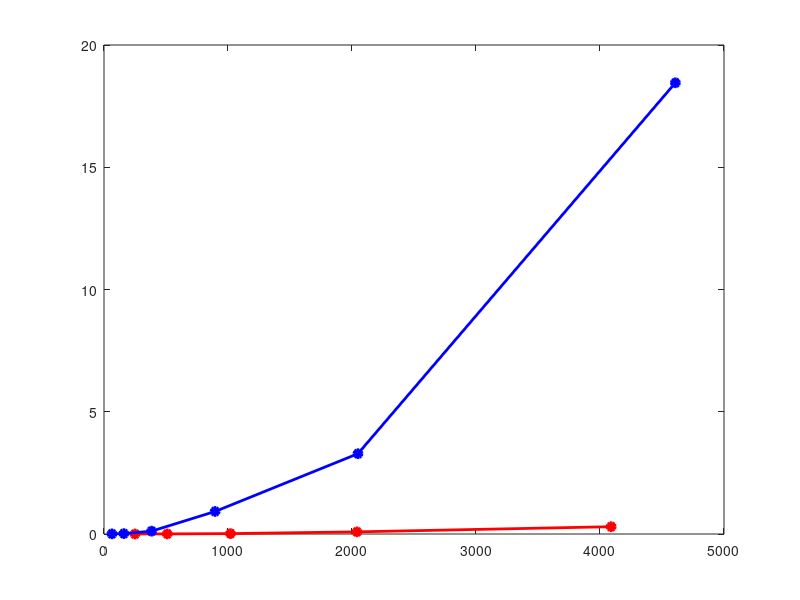

The MATLAB source for this figure: (Note: this script raises an error after producing the figure.)
clear; close all; clc
textSize = 16;
linewid = 1;


% -----------------------------------
% time complexity
epiImp = [0.000995874 0.003988028 0.015946627 0.087574959 0.298328161];
kle = [25 51 102 204 409]*10;
epiImpBi = [0.006317854 0.016201973 0.116560221 0.92144537 3.284394026 18.45500588];
kleBi = [16*4 32*5 64*6 128*7 256*8 512*9];

figure(13)
plot(kle, epiImp, 'ro-', 'MarkerFaceColor', 'r', 'LineWidth',2)
hold on
plot(kleBi, epiImpBi, 'bo-', 'MarkerFaceColor', 'b', 'LineWidth',2)
hold on
ax = gca;
ax.YAxis.FontSize = 13;
ax.XAxis.FontSize = 13;
ax.YAxis.FontWeight = 'bold';
ax.XAxis.FontWeight = 'bold';
xlim([0 4800]);
ylim([0 25]);
legend('SKG-ED','DP-SKG', 'FontSize',textSize, 'FontWeight','bold', 'Location','northeast')
xlabel('Key Length (bit)', 'FontSize', 15, 'FontWeight','bold')
ylabel('Time (sec.)', 'FontSize',15, 'FontWeight','bold')
print('timeCmplx','-depsc')


epiImpBiDegree = [0.041495323 0.057045221 0.141246557 0.237560272 0.378680229 0.92144537];
kleBiDegree = [4 8 16 32 64 128];
figure(15)
plot(kleBiDegree, epiImpBiDegree, 'ro-', 'MarkerFaceColor', 'r', 'LineWidth',2)
hold on
ax = gca;
ax.YAxis.FontSize = 13;
ax.XAxis.FontSize = 13;
ax.YAxis.FontWeight = 'bold';
ax.XAxis.FontWeight = 'bold';
xlabel('Node Degree', 'FontSize', 15, 'FontWeight','bold')
ylabel('Time (sec.)', 'FontSize',15, 'FontWeight','bold')
print('timeCmplxBiDegree','-depsc')
